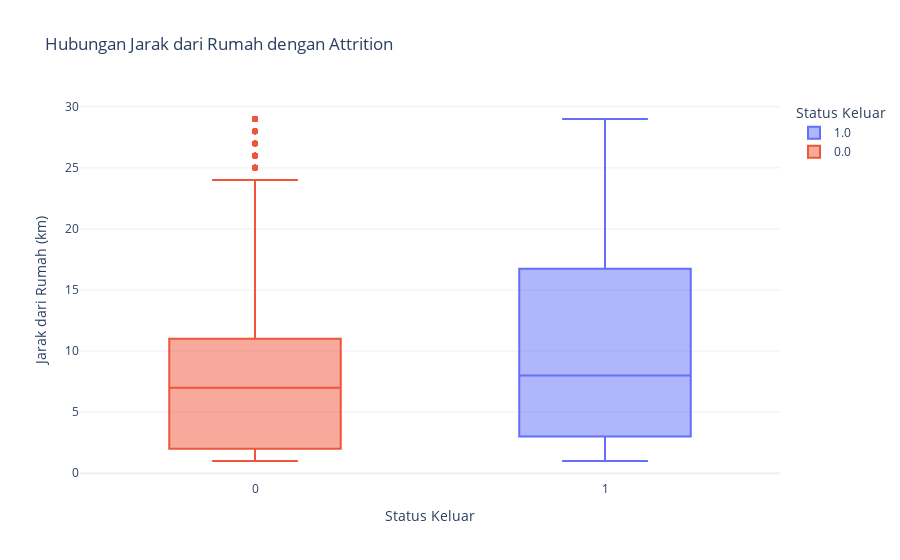

Write notebook code for a chart like this one.
### Markdown cell above
### Attrition by Distance

### Code cell
distance_stats = df.groupby('Attrition')['DistanceFromHome'].agg(['mean', 'median', 'min', 'max', 'std']).reset_index()

distance_stats['Attrition'] = distance_stats['Attrition'].map({0: 'Tidak Keluar', 1: 'Keluar'})

display(distance_stats)

fig = px.box(
    df, 
    x='Attrition', 
    y='DistanceFromHome',
    color='Attrition',
    title='Hubungan Jarak dari Rumah dengan Attrition',
    labels={'DistanceFromHome': 'Jarak dari Rumah (km)', 'Attrition': 'Status Keluar'},
    color_discrete_sequence=['#636EFA', '#EF553B']
)
fig.update_layout(template='plotly_white')

fig.show()

fig.write_image("./visualisasi/jarak_rumah_attrition.jpg", scale=2)

### Figure 1 — Plotly figure (JSON) as saved in the notebook; plotly's stock layout.template omitted (floating-point values rounded to 4 significant figures; data arrays with more than 128 entries replaced by an {"elided": "..."} marker saying what was removed)
{"data": [{"alignmentgroup": "True", "hovertemplate": "Status Keluar=%{x}<br>Jarak dari Rumah (km)=%{y}<extra></extra>", "legendgroup": "1.0", "marker": {"color": "#636EFA"}, "name": "1.0", "notched": false, "offsetgroup": "1.0", "orientation": "v", "showlegend": true, "type": "box", "x": {"elided": "179 float values"}, "x0": " ", "xaxis": "x", "y": {"elided": "179 int values"}, "y0": " ", "yaxis": "y"}, {"alignmentgroup": "True", "hovertemplate": "Status Keluar=%{x}<br>Jarak dari Rumah (km)=%{y}<extra></extra>", "legendgroup": "0.0", "marker": {"color": "#EF553B"}, "name": "0.0", "notched": false, "offsetgroup": "0.0", "orientation": "v", "showlegend": true, "type": "box", "x": {"elided": "879 float values"}, "x0": " ", "xaxis": "x", "y": {"elided": "879 int values"}, "y0": " ", "yaxis": "y"}], "layout": {"boxmode": "overlay", "legend": {"title": {"text": "Status Keluar"}, "tracegroupgap": 0}, "title": {"text": "Hubungan Jarak dari Rumah dengan Attrition"}, "xaxis": {"anchor": "y", "categoryarray": [1, 0], "categoryorder": "array", "domain": [0, 1], "title": {"text": "Status Keluar"}}, "yaxis": {"anchor": "x", "domain": [0, 1], "title": {"text": "Jarak dari Rumah (km)"}}}}
